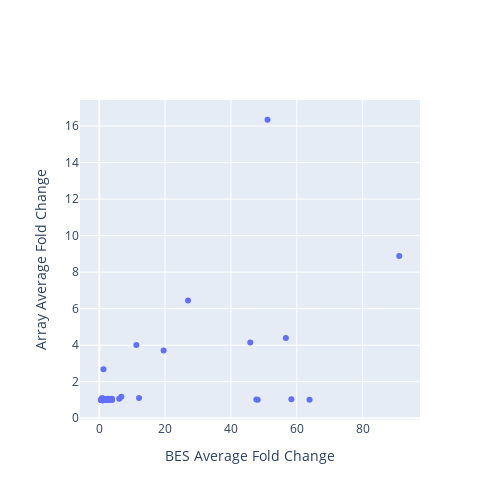

The notebook cell saved with this chart:
### Code cell
# MC MES array
from plotly.subplots import make_subplots
import plotly.graph_objects as go
import plotly.io as pio

fig = make_subplots(
    rows=1,
    cols=1,
    #subplot_titles=["MES vs Main VSG"],
)

scatter = go.Scatter(
    x=merge['BES'],
    y=merge['array'],
    mode='markers',
    text=list(merge.index.values),
    hoverinfo='text',
    name='scatter',
    showlegend=False,
    # hovertemplate='%{text}'
)
fig.add_trace(scatter, row=1, col=1)

fig.update_layout(
    width=500,
    height=500,
    showlegend=False,
    hovermode='closest',
    xaxis_title="BES Average Fold Change",
    yaxis_title="Array Average Fold Change",
)

# Save as an exportable HTML file
pio.write_html(
    fig,
    file="vsgs_web_server/scatter_plots/BES_vs_array.html",   # change path/name if you like
    include_plotlyjs="cdn",
    full_html=True,
    auto_open=False,
)
fig

### Figure 1 — Plotly figure (JSON) as saved in the notebook; plotly's stock layout.template omitted (floating-point values rounded to 4 significant figures)
{"data": [{"hoverinfo": "text", "mode": "markers", "name": "scatter", "showlegend": false, "text": ["BDF2_1_KO48", "BDF3_1_KO24", "BET151_1_Drug12h", "BET151_1_Drug24h", "BET151_1_Drug3h", "BET151_1_Drug48h", "BET151_1_Drug6h", "BET151_1_Drug72h", "CAF1b_1_RNAi24", "CFB2_1_RNAi9", "DFO_1_DFO", "DFO_1_DFOFe", "DFO_1_Fe", "DRBD18_1_RNAi12", "H1_1_RNAi96", "H3H4_1_KOH3", "H3H4_1_KOH3J", "H3H4_1_KOH4", "H3H4_1_KOH4J", "H3H4_1_KOJ2", "H3H4_2_KO48", "H3H4_3_KO48", "H3_1_KOH3", "H3_1_KOH3J", "H3_1_KOJ", "IPMK_1_RNAi36", "IPMK_2_RNAi36", "MCMBP_1_KO24", "MCMBP_1_KO48", "PIP5Pase_1_KO", "PIP5Pase_2_D360A_N362A", "PNUTS_1_RNAi48", "RBP10_1_RNAi24", "RBP10_2_RNAi24", "RBP10_3_RNAi24", "RBP33_1_RNAi48", "RBP42_1_KO24", "RBP42_1_KO48", "RBP42_1_KO72", "RNaseH1_1_KO", "RNaseH2A_1_RNAi24", "RNaseH2A_2_RNAi36", "SET27_1_KO", "SET27_1_sKO", "SNF2PH_1_RNAi48", "TFR_1_RNAi24", "TbATR_1_RNAi24", "TbATR_2_RNAi36", "TbCMT1_1_KO", "TbESB1_1_RNAi24", "TbESB1_2_KO48", "TbESB1_3_OE24", "TbHAT_1_RNAi48HAT1", "TbHAT_1_RNAi48HAT2", "TbPP1one_1_RNAi24", "TbPP1seven_1_RNAi24", "TbRAP1_1_2SD", "TbRAP1_1_5A", "TbRAP1_1_KO", "TbRAP1_2_dMyb", "TbSAP_1_RNAi72", "VEX1_1_Oe72", "VEX1_2_RNAi72", "VEX1_4_RNAi24", "VEX1_5_RNAi48", "VEX1_6_RNAi72", "VEX1and2_1_RNAi24", "VEX1and2_1_RNAi48", "VEX2_1_RNAi24", "VEX2_1_RNAi48", "ZC3H28_1_RNAi10", "ZC3H28_1_RNAi14", "ZC3H28_1_RNAi16", "ZC3H28_1_RNAi24", "ZC3H40_1_RNAi72"], "type": "scatter", "x": [1.055, 2.459, 1.0, 0.8629, 1.077, 0.7574, 1.02, 0.851, 3.508, 1.02, 1.004, 1.003, 1.009, 0.9988, 3.919, 1.559, 2.919, 1.0, 1.045, 0.7822, 2.109, 1.94, 2.317, 2.084, 0.8907, 1.016, 1.0, 2.588, 6.715, 51.11, 11.29, 2.397, 1.08, 1.0, 0.9698, 1.299, 1.238, 0.8984, 0.8792, 1.045, 1.577, 1.641, 3.886, 2.021, 1.197, 1.253, 2.423, 12.09, 1.003, 1.923, 0.6729, 3.02, 0.4706, 0.9664, 45.88, 0.7454, 26.97, 19.57, 56.69, 91.11, 2.707, 6.089, 2.065, 1.276, 1.681, 2.034, 63.86, 58.35, 48.13, 47.73, 0.9916, 0.9377, 0.9282, 0.9158, 1.97], "xaxis": "x", "y": [1.0, 1.026, 1.0, 1.0, 1.0, 1.0, 1.0, 1.038, 1.048, 0.9928, 1.0, 1.0, 1.0, 1.0, 1.0, 1.0, 1.0, 1.0, 1.0, 1.0, 1.05, 1.036, 1.0, 1.006, 1.0, 1.0, 1.0, 1.022, 1.175, 16.35, 4.017, 1.054, 1.0, 1.0, 1.0, 2.683, 1.001, 1.012, 1.115, 1.0, 1.0, 1.044, 1.062, 1.0, 1.0, 1.005, 1.014, 1.115, 1.0, 1.016, 1.052, 1.0, 1.0, 1.002, 4.147, 1.0, 6.446, 3.709, 4.401, 8.888, 1.065, 1.073, 1.0, 1.0, 1.0, 1.0, 1.014, 1.035, 1.018, 1.028, 0.9884, 1.0, 0.9914, 0.986, 1.0], "yaxis": "y"}], "layout": {"height": 500, "hovermode": "closest", "showlegend": false, "width": 500, "xaxis": {"anchor": "y", "domain": [0, 1], "title": {"text": "BES Average Fold Change"}}, "yaxis": {"anchor": "x", "domain": [0, 1], "title": {"text": "Array Average Fold Change"}}}}
